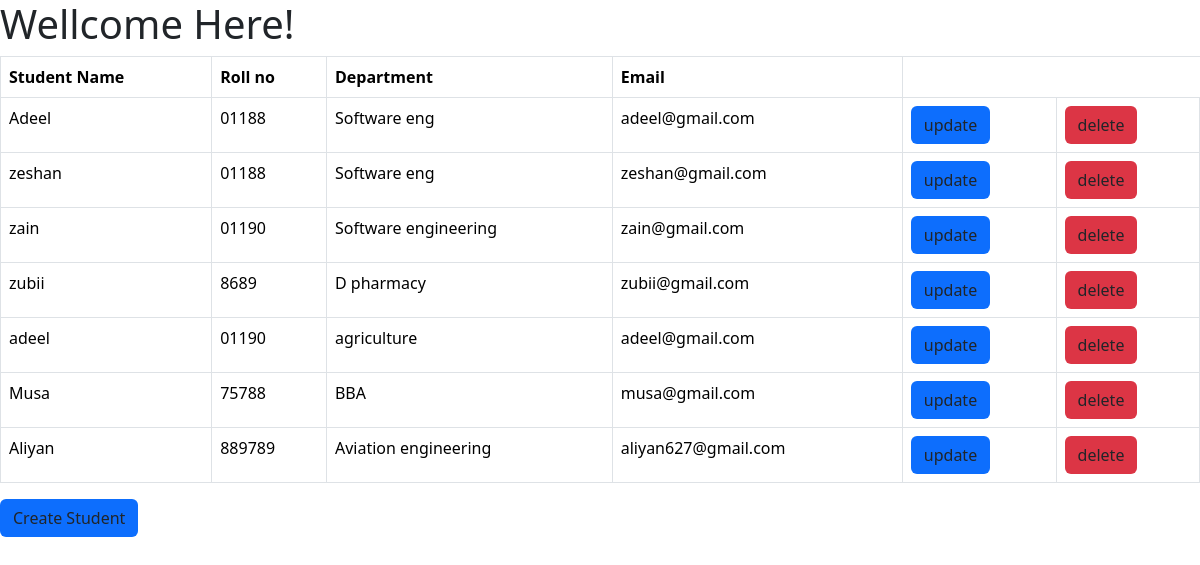
The page / on the database its author committed.
### home/models.py (models this page shows)
class Student(models.Model):
    name = models.CharField(max_length=250)
    rollno = models.CharField(max_length=250)
    department = models.CharField(max_length=250)
    email = models.EmailField(max_length=250)

### home/views.py (the view)
# urls.py: path('', views.student_list, name='student_list'),
def student_list(request):
    student = Student.objects.all()
    return render (request, 'home/student_list.html', {'student':student})

### home/templates/home/student_list.html (shortened to what this page needs)
{% extends "layout.html" %}
{% block content %}
<h1>Wellcome Here!</h1>
<div>
    <table class="table m-20px b-black table-bordered ">
        <tr>
            <th>Student Name</th>
            <th>Roll no</th>
            <th>Department</th>
            <th>Email</th>
        </tr>
        {% for items in student %}
        <tr>
            <td>{{items.name}}</td>
            <td>{{items.rollno}}</td>
            <td>{{items.department}}</td>
            <td>{{items.email}}</td>
            <td><a href="{% url 'update_student' items.id%}"><button type="submit" class="btn bg-primary">update</button></a></td>
            <td><a href="{% url 'delete_student' items.id%}"><button type="submit" class="btn bg-danger">delete</button></a></td>
        </tr>
        {% endfor %}
    </table>
</div>
<a href="{% url 'create_student'%}"><button type="submit" class="btn bg-primary">Create Student</button></a>
{% endblock %}

### templates/layout.html (shortened to what this page needs)
{% load static %}
<!DOCTYPE html>
<html lang="en">
<head>
    <link rel="stylesheet" href="{% static 'style.css'%}">
    <link href="https://cdn.jsdelivr.net/npm/bootstrap@5.3.3/dist/css/bootstrap.min.css" rel="stylesheet">
</head>
<body class="">
    {% block content %}{% endblock %}
</body>
</html>

### rows shown on the page
Student: name "Adeel", rollno "01188", department "Software eng", email "adeel@gmail.com"
Student: name "zeshan", rollno "01188", department "Software eng", email "zeshan@gmail.com"
Student: name "zain", rollno "01190", department "Software engineering", email "zain@gmail.com"
Student: name "zubii", rollno "8689", department "D pharmacy", email "zubii@gmail.com"
Student: name "adeel", rollno "01190", department "agriculture", email "adeel@gmail.com"
Student: name "Musa", rollno "75788", department "BBA", email "musa@gmail.com"
Student: name "Aliyan", rollno "889789", department "Aviation engineering", email "aliyan627@gmail.com"
